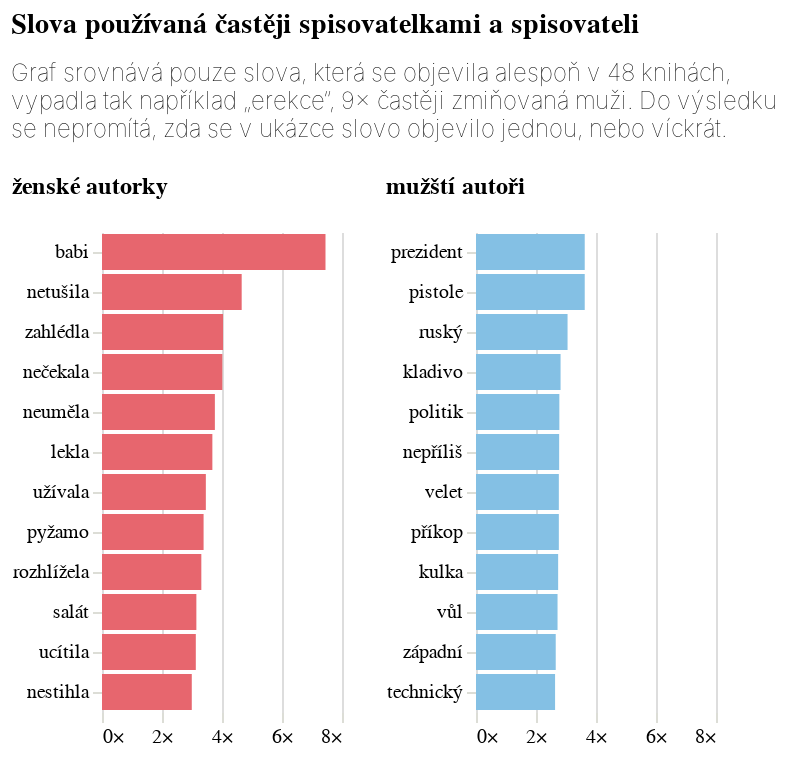

This figure's notebook cell:
### Code cell
# Chart for "mužští autoři"
muzsti_autori = alt.Chart(
    do_grafu2[do_grafu2["mz"] == "mužští autoři"]
).mark_bar().encode(
    alt.X("rozdíl:Q", title=None, axis=alt.Axis(labelExpr="datum.label + '×'", domainOpacity=0, tickColor='#DCDDD6')),
    alt.Y('slovo:N', sort='-x', title=None, axis=alt.Axis(tickColor='#DCDDD6', domainOpacity=0)),
    alt.Color("mz:N", legend=None, scale=alt.Scale(range=['#84c0e4'])),
).properties(title={"text": "mužští autoři", 'fontSize': 12}, width=120)

# Chart for "ženské autorky"
zenske_autorky = alt.Chart(
    do_grafu2[do_grafu2["mz"] == "ženské autorky"]
).mark_bar().encode(
    alt.X("rozdíl:Q", title=None, axis=alt.Axis(labelExpr="datum.label + '×'", domainOpacity=0, tickColor='#DCDDD6')),
    alt.Y('slovo:N', sort='-x', title=None, axis=alt.Axis(tickColor='#DCDDD6', domainOpacity=0)),
    alt.Color("mz:N", legend=None, scale=alt.Scale(range=['#E7666E'])),
).properties(title={"text": "ženské autorky", 'fontSize': 12}, width=120)

# Combine the charts with shared x-axis scale and original title
mz_graf = alt.hconcat(
    zenske_autorky,
    muzsti_autori
).resolve_scale(
    x='shared',  # Ensures the x-axes share the same scale
    color='independent'  # Allows each chart to use its own color encoding
).properties(
    title={
        'text': titulek,
        'subtitle': podtitulek
    }
)

mz_graf.configure_view(stroke='transparent')

### Figure 1 — Vega-Lite specification as saved in the notebook (floating-point values rounded to 4 significant figures)
{"config": {"title": {"font": "Noticia Text", "fontSize": 14, "anchor": "start", "fontWeight": "bolder", "subtitleFont": "Noticia Text", "subtitleFontSize": 12, "subtitleFontWeight": "lighter", "subtitlePadding": 12, "dy": -12}, "axis": {"labelFont": "Asap", "titleFont": "Asap", "fontWeight": "lighter", "titleFontWeight": "lighter", "labelFontSize": 10, "titleFontSize": 10, "labelPadding": 2, "titlePadding": 10}, "legend": {"labelFont": "Asap", "labelFontWeight": "normal", "titleFont": "Asap", "titleFontWeight": "normal", "labelFontSize": 10, "titleFontSize": 10}, "view": {"stroke": "transparent"}}, "hconcat": [{"data": {"name": "data-2264754ca2b11db4bce22a746b5a9a37"}, "mark": {"type": "bar"}, "encoding": {"color": {"field": "mz", "legend": null, "scale": {"range": ["#E7666E"]}, "type": "nominal"}, "x": {"axis": {"domainOpacity": 0, "labelExpr": "datum.label + '×'", "tickColor": "#DCDDD6"}, "field": "rozdíl", "title": null, "type": "quantitative"}, "y": {"axis": {"domainOpacity": 0, "tickColor": "#DCDDD6"}, "field": "slovo", "sort": "-x", "title": null, "type": "nominal"}}, "title": {"text": "ženské autorky", "fontSize": 12}, "width": 120}, {"data": {"name": "data-a9315a78ef9e87686a67eddce93710a0"}, "mark": {"type": "bar"}, "encoding": {"color": {"field": "mz", "legend": null, "scale": {"range": ["#84c0e4"]}, "type": "nominal"}, "x": {"axis": {"domainOpacity": 0, "labelExpr": "datum.label + '×'", "tickColor": "#DCDDD6"}, "field": "rozdíl", "title": null, "type": "quantitative"}, "y": {"axis": {"domainOpacity": 0, "tickColor": "#DCDDD6"}, "field": "slovo", "sort": "-x", "title": null, "type": "nominal"}}, "title": {"text": "mužští autoři", "fontSize": 12}, "width": 120}], "resolve": {"scale": {"color": "independent", "x": "shared"}}, "title": {"text": ["Slova používaná častěji spisovatelkami a spisovateli"], "subtitle": ["Graf srovnává pouze slova, která se objevila alespoň v 48 knihách,", "vypadla tak například „erekce“, 9× častěji zmiňovaná muži. Do výsledku", "se nepromítá, zda se v ukázce slovo objevilo jednou, nebo víckrát."]}, "$schema": "https://vega.github.io/schema/vega-lite/v5.8.0.json", "datasets": {"data-2264754ca2b11db4bce22a746b5a9a37": [{"slovo": "babi", "rozdíl": 7.45, "mz": "ženské autorky"}, {"slovo": "netušila", "rozdíl": 4.656, "mz": "ženské autorky"}, {"slovo": "zahlédla", "rozdíl": 4.035, "mz": "ženské autorky"}, {"slovo": "nečekala", "rozdíl": 4.011, "mz": "ženské autorky"}, {"slovo": "neuměla", "rozdíl": 3.763, "mz": "ženské autorky"}, {"slovo": "lekla", "rozdíl": 3.679, "mz": "ženské autorky"}, {"slovo": "užívala", "rozdíl": 3.462, "mz": "ženské autorky"}, {"slovo": "pyžamo", "rozdíl": 3.386, "mz": "ženské autorky"}, {"slovo": "rozhlížela", "rozdíl": 3.311, "mz": "ženské autorky"}, {"slovo": "salát", "rozdíl": 3.145, "mz": "ženské autorky"}, {"slovo": "ucítila", "rozdíl": 3.127, "mz": "ženské autorky"}, {"slovo": "nestihla", "rozdíl": 2.993, "mz": "ženské autorky"}], "data-a9315a78ef9e87686a67eddce93710a0": [{"slovo": "technický", "rozdíl": 2.636, "mz": "mužští autoři"}, {"slovo": "západní", "rozdíl": 2.658, "mz": "mužští autoři"}, {"slovo": "vůl", "rozdíl": 2.718, "mz": "mužští autoři"}, {"slovo": "kulka", "rozdíl": 2.738, "mz": "mužští autoři"}, {"slovo": "velet", "rozdíl": 2.761, "mz": "mužští autoři"}, {"slovo": "příkop", "rozdíl": 2.761, "mz": "mužští autoři"}, {"slovo": "nepříliš", "rozdíl": 2.772, "mz": "mužští autoři"}, {"slovo": "politik", "rozdíl": 2.779, "mz": "mužští autoři"}, {"slovo": "kladivo", "rozdíl": 2.819, "mz": "mužští autoři"}, {"slovo": "ruský", "rozdíl": 3.052, "mz": "mužští autoři"}, {"slovo": "prezident", "rozdíl": 3.624, "mz": "mužští autoři"}, {"slovo": "pistole", "rozdíl": 3.624, "mz": "mužští autoři"}]}}
